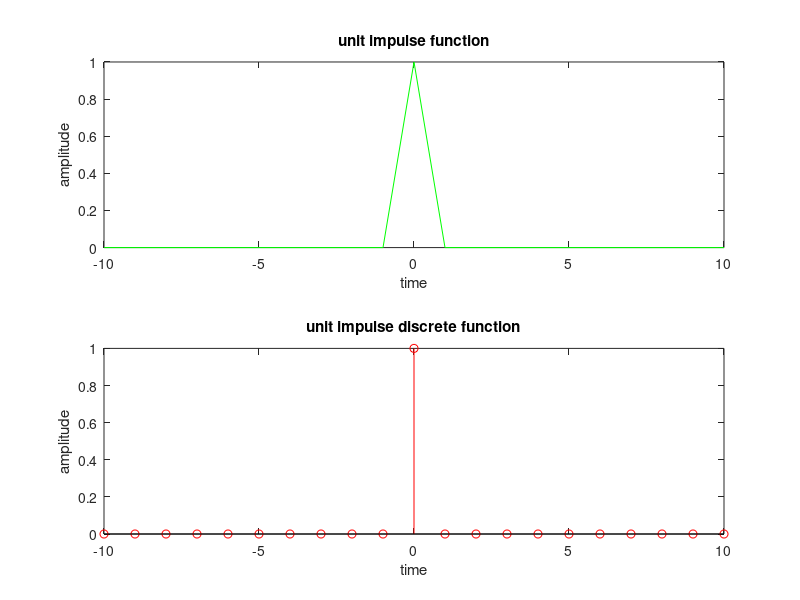

MATLAB code to generate this figure:
clc;
clear all;
close all;
t=-10:1:10;
x=(t==0);
subplot(2,1,1);
plot(t,x,'g');
xlabel('time');
ylabel('amplitude');
title('unit impulse function');
subplot(2,1,2);
stem(t,x,'r');
xlabel('time');
ylabel('amplitude');
title('unit impulse discrete function');